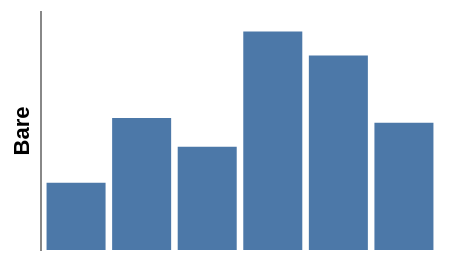

Specify this chart in Vega-Lite:
### Vega specification from a JSON file in a GitHub repository (floating-point values rounded to 4 significant figures)
{"width": 200, "height": 120, "padding": 5, "data": [{"name": "t", "values": [{"a": "Alpha", "b": 28, "c": "x", "d": 1}, {"a": "Bravo", "b": 55, "c": "y", "d": 2}, {"a": "Charlie", "b": 43, "c": "x", "d": 3}, {"a": "Delta", "b": 91, "c": "z", "d": 4}, {"a": "Echo", "b": 81, "c": "y", "d": 5}, {"a": "Foxtrot", "b": 53, "c": "z", "d": 6}]}], "scales": [{"name": "x", "type": "band", "domain": {"data": "t", "field": "a"}, "range": "width", "padding": 0.1}, {"name": "y", "type": "linear", "domain": {"data": "t", "field": "b"}, "range": "height", "nice": true}, {"name": "color", "type": "ordinal", "domain": {"data": "t", "field": "c"}, "range": {"scheme": "category10"}}, {"name": "ramp", "type": "linear", "domain": {"data": "t", "field": "d"}, "range": {"scheme": "blues"}}, {"name": "size", "type": "linear", "domain": {"data": "t", "field": "b"}, "range": [10, 200]}, {"name": "shape", "type": "ordinal", "domain": {"data": "t", "field": "c"}, "range": "symbol"}, {"name": "quant", "type": "quantize", "domain": [0, 100], "range": {"scheme": "greens", "count": 4}}], "marks": [{"type": "rect", "from": {"data": "t"}, "encode": {"enter": {"x": {"scale": "x", "field": "a"}, "width": {"scale": "x", "band": 1}, "y": {"scale": "y", "field": "b"}, "y2": {"scale": "y", "value": 0}}}}], "axes": [{"orient": "left", "scale": "y", "labels": false, "ticks": false, "domain": true, "title": "Bare"}]}
